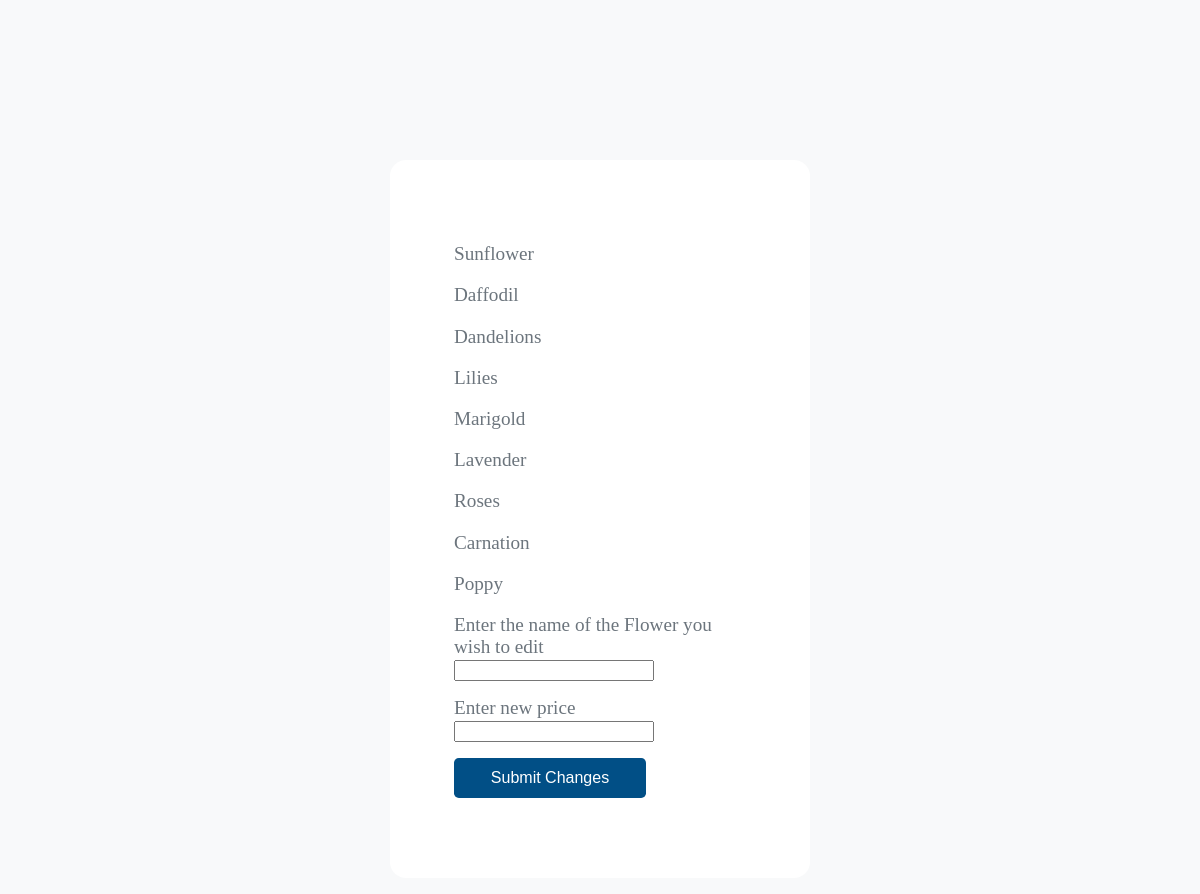
/change_price, run on the app's committed database.
### tables this page shows
CREATE TABLE flowers
(
    flower_id INTEGER PRIMARY KEY AUTOINCREMENT,
    flower_name TEXT NOT NULL,
    price REAL NOT NULL,
    img_url TEXT NOT NULL
);

### app.py (the view, shortened to what this page needs)
@app.route('/change_price', methods=['POST', 'GET'])
def change_price():
    form = ChangePriceForm()
    db = get_db()
    current_flower_names = db.execute(
        '''SELECT * FROM flowers''').fetchall()
    flowers = [flower_dict['flower_name'] for flower_dict in current_flower_names]
    print(flowers)
    return render_template('change_price.html', form=form, current_flower_names=current_flower_names)

### form.py
class ChangePriceForm(FlaskForm):
    flower_name = StringField('Enter the name of the Flower you wish to edit')
    new_price = FloatField('Enter new price')
    submit = SubmitField('Submit Changes')

### app.py (called while the page is built)
@app.before_request
def load_logged_in_user():
    g.user = session.get('username', None)

### database.py (called while the page is built)
def get_db():
    if "db" not in g:
        g.db = sqlite3.connect(DATABASE,
            detect_types=sqlite3.PARSE_DECLTYPES
        )
        g.db.row_factory = sqlite3.Row
    return g.db

### templates/change_price.html (shortened to what this page needs)
{% extends 'base.html' %}
{% block main_content %}
<form action="" method="POST" novalidate>
    {% for flower in current_flower_names %}
    <p>{{ flower['flower_name'] }}</p>
    {% endfor %}
    {{ form.flower_name.label }}
    <br>
    {{ form.flower_name() }}
    <br>
    {{ form.new_price.label }}
    <br>
    {{ form.new_price() }}
    <br>
    {{ form.submit() }}
</form>
{% endblock %}

### static/main.css (style rules this page uses)
form { background-color: white; color: #6C757D; margin: auto; width: 25%; margin-top: 10rem; text-align: left; padding: 4rem; border-radius: 1rem; font-size: 1.2rem; }
input { width: 12rem; margin-bottom: 1rem; }
label { margin-bottom: 2rem; }
input#submit { background-color: #014f86; color: white; border: none; padding: 0.7rem; border-radius: 0.3rem; font-size: 1rem; }
body { background-color: #F8F9FA; margin: 1rem; }

### data on the page
flowers: flower_name "Sunflower"
flowers: flower_name "Daffodil"
flowers: flower_name "Dandelions"
flowers: flower_name "Lilies"
flowers: flower_name "Marigold"
flowers: flower_name "Lavender"
flowers: flower_name "Roses"
flowers: flower_name "Carnation"
flowers: flower_name "Poppy"
